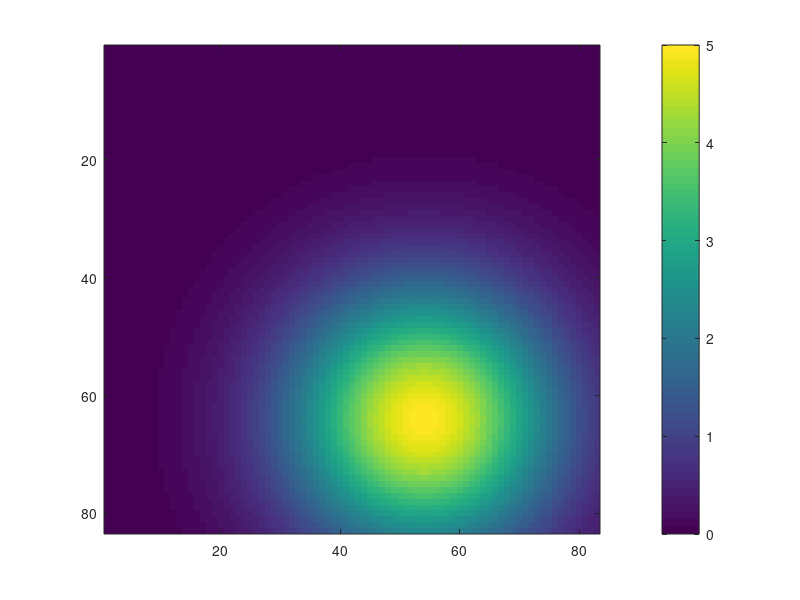

MATLAB code for this plot:
clear all;
close all;clc;
i=0;
c=0;
count=0;
bb=6;
for ii=[27,54]
%     if ii==bb
%         yax=10:8:25;
%     else
        yax=[22:21:83];
%     end
    for  jj=yax
        c=c+1;
        center = [ii jj]; % again, example values
        %center=[0 0];
        count=count+10;
        for amp=5%30:2:34
            
            sigma = [11 11];
            R = max(sigma(:));
            %[xgrid, ygrid] = meshgrid( center(1)-R: center(1)+R,center(2)-R: center(2)+R);
            [xgrid, ygrid] = meshgrid(1:83);
            for theta = 180%:-15:45
                
                %for theta=135:-90:45
                x = (((xgrid-center(1))*cosd(theta) + (ygrid-center(2))*sind(theta))/sigma(1)).^2;
                y = (((xgrid-center(1))*sind(theta) - (ygrid-center(2))*cosd(theta))/sigma(2)).^2;
                G = amp*exp(-(x+y)/4);i=i+1;
                 G(G<1e-6)=0;
                X1(:,:,i) = G;
                label(i)=count;
                % figure(1);
                % contour(xgrid, ygrid, G);pause(0.01);
                % figure(1);
                 imagesc(G); h=colorbar;caxis([0 5]);pause(0.05);
                
            end
            
            [ii,jj]
        end
        
        
    end
    
end
  save('X_test_4vasc_amp5.mat','X1','label');